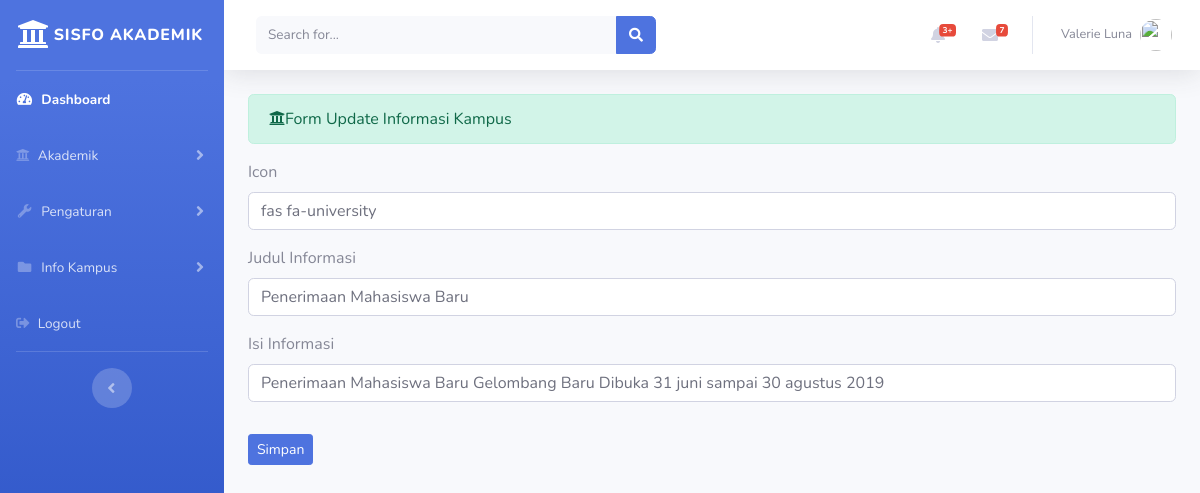
Screenshot of /index.php/administrator/informasi/update/1 with the database file from the repository.
### tables this page shows
CREATE TABLE `informasi` (
  `id_informasi` int(11) NOT NULL,
  `icon` varchar(50) NOT NULL,
  `judul_informasi` varchar(50) NOT NULL,
  `isi_informasi` varchar(255) NOT NULL
);

### application/controllers/administrator/informasi.php (called while the page is built, shortened)
<?php
class Informasi extends CI_Controller {
	public function update($id)
	{
		$where = array('id_informasi' => $id);
		$data['informasi'] = $this->informasi_model->edit_data($where,'informasi')->result();
		$this->load->view('administrator/templates_administrator/header.php');
		$this->load->view('administrator/templates_administrator/sidebar.php');
		$this->load->view('administrator/informasi_update', $data);
		$this->load->view('administrator/templates_administrator/footer.php');
	}
}

### index.php (called while the page is built, shortened)
<?php
require_once BASEPATH.'core/CodeIgniter.php';

### application/models/informasi_model.php (called while the page is built, shortened)
<?php
class Informasi_model extends CI_Model {
	public function edit_data($where,$table)
	{
		return $this->db->get_where($table,$where);
	}
}

### application/views/administrator/informasi_update.php (the view, shortened to what this page needs)
<div class="container-fluid">
	<div class="alert alert-success" role="alert">
    	<i class="fas fa-university"></i>Form Update Informasi Kampus
  	</div>
    <?php foreach ($informasi as $info) : ?>
  	<form method="post" action="<?php echo base_url('administrator/informasi/update_informasi_aksi') ?>">
  	<div class="form-group">
  		<label>Icon</label>
  		<input type="text" name="icon" class="form-control" value="<?php echo $info->icon ?>">
  	</div>
  	<div class="form-group">
  		<label>Judul Informasi</label>
  		<input type="text" name="judul_informasi" class="form-control" value="<?php echo $info->judul_informasi ?>">
  	</div>
  	<div class="form-group">
  		<label>Isi Informasi</label>
  		<input type="text" name="isi_informasi" class="form-control" value="<?php echo $info->isi_informasi ?>">
  	</div>
  	<button type="submit" class="btn btn-sm btn-primary mb-5 mt-3">Simpan</button>
    </form>
  <?php endforeach; ?>
</div>

### rows the page displays
informasi: icon "fas fa-university", judul_informasi "Penerimaan Mahasiswa Baru", isi_informasi "Penerimaan Mahasiswa Baru Gelombang Baru Dibuka 31 juni sampai 30 agustus 2019"
